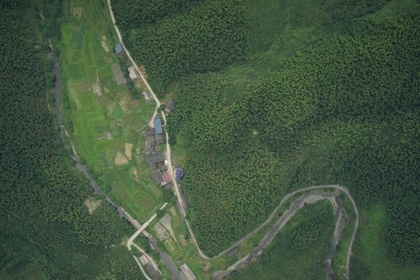
%> input picture pinjie1/DSC00228.JPG, 420 x 280 px, shrunk from 736 x 491 before the run
$ octave run.m   (GNU Octave 9; MATLAB toolbox functions it lacks are replaced by stand-ins)
%> lines starting %> are read from the running program, lines starting %| are printed output that depends on the picture
### pinjie1/genharrisMatches.m
function [m1,m2,number1,number2,number3] = genharrisMatches(imgC,imgL,showid)

im01 = imgC;
im02 = imgL;

% 灰度化
im1 = rgb2gray(im01);
im2 = rgb2gray(im02);

%% （特征点提取）harris角点检测算法
% Harris corner threshold
thresh = 60;
% Non-maximal suppression radius
nonmaxrad = 2;
% Find Harris corners in image1 and image2
[cim1, r1, c1] = harris(im1, 1, thresh, 3);
% figure;imshow(im01);hold on, plot(c1,r1,'r+');title('待匹配图像1')
[cim2, r2, c2] = harris(im2, 1, thresh, 3);
% figure;imshow(im02);hold on, plot(c2,r2,'r+');title('待匹配图像2')

%% （粗匹配）NCC算法
% Window size for correlation matching
% 大一点误匹配少
w = 75;
[m1,m2] = matchbycorrelation(im1, [r1';c1'], im2, [r2';c2'], w);

if showid == 1
    img3 = appendimages(im01,im02);
    figure('Position', [100 100 size(img3,2) size(img3,1)]);
    colormap('gray');
    imagesc(img3);
    hold on;
    cols1 = size(im01,2);
    for i = 1:length(m1);
          line([m1(2,i) m2(2,i)+cols1], ...
              [m1(1,i) m2(1,i)],'color','r','LineWidth',1);
       plot(m1(2,i),m1(1,i),'y+','LineWidth',2);
       plot(m2(2,i)+cols1,m2(1,i) ,'b+','LineWidth',2);
    end
    hold off;
    title('Harris特征点粗匹配 NCC算法结果')
end
% Assemble homogeneous feature coordinates for fitting of the
% fundamental matrix, note that [x,y] corresponds to [col, row]
x1 = [m1(2,:); m1(1,:)];
x2 = [m2(2,:); m2(1,:)];
m1 = x1';
m2 = x2';

%% 返回特征点个数
number1 = size(r1,1);
number2 = size(r2,1);
number3 = size(m1,1);

### pinjie1/harris/harris.m
function [cim, r, c] = harris(im, sigma, thresh, radius, disp)

    error(nargchk(2,5,nargin));
    if nargin == 4
	disp = 0;
    end

    if ~isa(im,'double')
	im = double(im);
    end

    subpixel = nargout == 5;

    % Compute derivatives and elements of the structure tensor.
    [Ix, Iy] = derivative5(im, 'x', 'y');
    Ix2 = gaussfilt(Ix.^2,  sigma);
    Iy2 = gaussfilt(Iy.^2,  sigma);
    Ixy = gaussfilt(Ix.*Iy, sigma);

    % Compute the Harris corner measure. Note that there are two measures
    % that can be calculated.  I prefer the first one below as given by
    % Nobel in her thesis (reference above).  The second one (commented out)
    % requires setting a parameter, it is commonly suggested that k=0.04 - I
    % find this a bit arbitrary and unsatisfactory.

   % cim = (Ix2.*Iy2 - Ixy.^2)./(Ix2 + Iy2 + eps); % My preferred  measure.
    k = 0.04;
   cim = (Ix2.*Iy2 - Ixy.^2) - k*(Ix2 + Iy2).^2; % Original Harris measure.

    if nargin > 2   % We should perform nonmaximal suppression and threshold

	if disp  % Call nonmaxsuppts to so that image is displayed
	    if subpixel
		[r,c,rsubp,csubp] = nonmaxsuppts(cim, radius, thresh, im);
	    else
		[r,c] = nonmaxsuppts(cim, radius, thresh, im);
	    end
	else     % Just do the nonmaximal suppression
	    if subpixel
		[r,c,rsubp,csubp] = nonmaxsuppts(cim, radius, thresh);
	    else
		[r,c] = nonmaxsuppts(cim, radius, thresh);
	    end
	end
    end

### pinjie1/DoStitch.m
function [result,numberpoints,rumtime] = DoStitch(imgC,imgL,imgR,method,showid)
   numberpoints = [];
   rumtime = [];
   if method == 1
        %% 提取sift特征点，得到粗匹配结果
        tic
        [xCL,xL,number1,number2,number3] = genSIFTMatches(imgC,imgL,showid);
         % [xCL,xL,number1,number2,number3]  = siftMatch(imgC, imgL);
        timetemp = toc
        rumtime = [rumtime timetemp];
        numberpoints = [numberpoints;number1,number2,number3];
        tic
        [xCR,xR,number1,number2,number3] = genSIFTMatches(imgC,imgR,showid);
         %   [xCR,xR,number1,number2,number3] = siftMatch(imgC, imgR);
        timetemp = toc
        rumtime = [rumtime timetemp];
        numberpoints = [numberpoints;number1,number2,number3];
   else
        tic
        [xCL,xL,number1,number2,number3] = genharrisMatches(imgC,imgL,showid);
         % [xCL,xL,number1,number2,number3]  = siftMatch(imgC, imgL);
        timetemp = toc
        rumtime = [rumtime timetemp];
        numberpoints = [numberpoints;number1,number2,number3];
        tic
        [xCR,xR,number1,number2,number3] = genharrisMatches(imgC,imgR,showid);
         %   [xCR,xR,number1,number2,number3] = siftMatch(imgC, imgR);
        timetemp = toc
        rumtime = [rumtime timetemp];
        numberpoints = [numberpoints;number1,number2,number3];
   end

    %%  ransac剔除外点，并计算homography矩阵
    % 计算左边图相对中间图的homography矩阵
    [innerID,H_LC] = runRANSAC(xL, xCL);
    if showid == 1
        % 显示匹配结果
        allimg = appendimages(imgC,imgL);
        figure;imshow(allimg);hold on
        plot(xCL(innerID,1),xCL(innerID,2),'y+','LineWidth',2);
        plot(xL(innerID,1)+ size(imgL,2),xL(innerID,2)  ,'b+','LineWidth',2);
        for i = 1:size(innerID,1)
           line([xCL(innerID(i),1),xL(innerID(i),1)+ size(imgC,2)],[xCL(innerID(i),2) xL(innerID(i),2)],'color','r','LineWidth',1);
        end
        title('Ransac剔除外点后结果')
    end
    % 计算右边图相对中间图的homography矩阵
    [innerID,H_RC] = runRANSAC(xR, xCR);
    if showid == 1
       % 显示匹配结果
        allimg = appendimages(imgC,imgR);
        figure;imshow(allimg);hold on
        plot(xCR(innerID,1),xCR(innerID,2),'y+','LineWidth',2);
        plot(xR(innerID,1)+ size(imgR,2),xR(innerID,2)  ,'b+','LineWidth',2);
        for i = 1:size(innerID,1)
           line([xCR(innerID(i),1),xR(innerID(i),1)+ size(imgC,2)],[xCR(innerID(i),2) xR(innerID(i),2)],'color','r','LineWidth',1);
        end
        title('Ransac剔除外点后结果')
    end
    % 计算新的图像边界
    %M is y, N is x
    [ML, NL, ~] = size(imgL);
    [MR, NR, ~] = size(imgR);
    Left_bounds = [1,1;NL,1;NL,ML;1,ML];
    Right_bounds = [1,1;NR,1;NR,MR;1,MR];
    Lref_bounds = applyHomography(H_LC,Left_bounds);
    Rref_bounds = applyHomography(H_RC,Right_bounds);
    % 防止异常点边界
    Loffset_x = round(min(Lref_bounds(:,1)));
    Loffset_yn = round(min(Lref_bounds(:,2)));
    Loffset_yp = round(max(Lref_bounds(:,2)));

    Roffset_x = round(max(Rref_bounds(:,1)));
    Roffset_yn = round(min(Rref_bounds(:,2)));
    Roffset_yp = round(max(Rref_bounds(:,2)));

    offset_yn = min(Loffset_yn,Roffset_yn);
    offset_yp = max(Loffset_yp,Roffset_yp);
   %% 获得最后的扩展图像
    img_ref = imgC;
    %append offset_x zeros to the left reference image
    if (Loffset_x < 0)
        img_ref = [zeros(size(imgC,1), -Loffset_x, 3) img_ref];
    end
    if (Roffset_x > size(imgC,2))
        img_ref = [img_ref, zeros(size(imgC,1), Roffset_x-size(imgC,2), 3) ];
    end
    %append offset_yn amount of zeros to the top of reference image
    if (offset_yn < 0 )
        img_ref= [zeros(-offset_yn, size(img_ref,2), 3); img_ref];
    end
    %append offset_yp amount of zeros to the bottom of reference image
    if (offset_yp > size(imgC,1))
        img_ref= [img_ref;zeros(offset_yp-size(imgC,1), size(img_ref,2), 3)];
    end

    %% 计算相对新的参考图像 img_ref 和 imgL,imgR 之间的单应性矩阵
    if method == 1
        [xrefL,xL] = genSIFTMatches(img_ref,imgL,0);
        [xrefR,xR] = genSIFTMatches(img_ref,imgR,0);
    %     [xrefL,xL] = siftMatch(img_ref, imgL);
    %     [xrefR,xR] = siftMatch(img_ref, imgR);
    else
        [xrefL,xL] = genharrisMatches(img_ref,imgL,0);
        [xrefR,xR] = genharrisMatches(img_ref,imgR,0);
    end
    % 计算左边图相对中间图的homography矩阵
    [~,H_Lref] = runRANSAC(xL, xrefL);
    % 计算右边图相对中间图的homography矩阵
    [~,H_Rref] = runRANSAC(xR, xrefR);
    % 新土豆尺寸
    dest_wh = [size(img_ref, 2), size(img_ref, 1)];
    % 变换左图
    [maskL, left_img]=backwardWarpImg(im2single(imgL),inv(H_Lref),dest_wh);
    maskL(isnan(maskL))=0;
    % 变换右图
    [maskR, right_img]=backwardWarpImg(im2single(imgR),inv(H_Rref),dest_wh);
    maskR(isnan(maskR))=0;

    % 原中间图的mask位置
    maskC = ones(size(imgC(:,:,1)));
    if (Loffset_x < 0)
        maskC = [zeros(size(imgC,1), -Loffset_x) maskC];
    end
    if (Roffset_x > size(imgC,2))
        maskC = [maskC, zeros(size(imgC,1), Roffset_x-size(imgC,2))];
    end
    if (offset_yn < 0)
        maskC = [zeros(-offset_yn, size(maskC,2)); maskC];
    end
    if (offset_yp > size(imgC,1) )
        maskC= [maskC;zeros(offset_yp-size(imgC,1), size(maskC,2))];
    end

    %% 依次加权融合图像
    maskCL = maskC + maskL;
    maskCL (maskCL > 0) = 1;
    maskCL(isnan(maskCL))=0;
    result1 = blendImagePair(left_img, maskL, img_ref, maskC,'blend');
    result1 (isnan(result1))=0;
    result = blendImagePair(right_img, maskR, result1, maskCL,'blend');
    result (isnan(result))=0;
end

### pinjie1/run.m
clc;
clear;
close all;
addpath('harris')
addpath('sift')


% % 按照顺序读取5副图像 中间 一前一后
imgc  = imread('DSC00228.JPG');
%> imgc is the input picture: size 280x420x3 uint8; mean R, G, B 67.1, 86.6, 64.4
imgl1 =  imread('DSC00226.JPG');
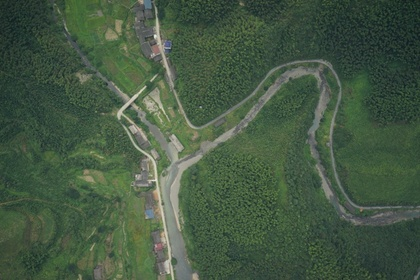
%> input picture pinjie1/DSC00226.JPG, 420 x 280 px, shrunk from 736 x 491 before the run
%> imgl1 is the input picture: size 280x420x3 uint8; mean R, G, B 68.8, 88.5, 67.3
imgr1 = imread('DSC00230.JPG');
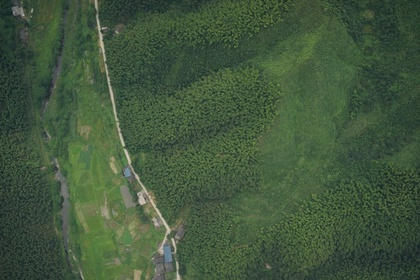
%> input picture pinjie1/DSC00230.JPG, 420 x 280 px, shrunk from 736 x 491 before the run
%> imgr1 is the input picture: size 280x420x3 uint8; mean R, G, B 66.2, 87.2, 61.5
imgl2 = imread('DSC00224.JPG');
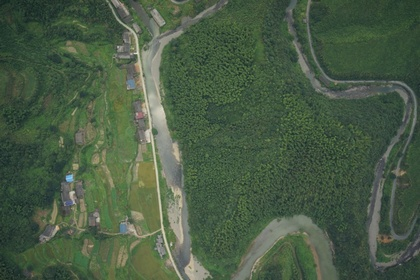
%> input picture pinjie1/DSC00224.JPG, 420 x 280 px, shrunk from 736 x 491 before the run
%> imgl2 is the input picture: size 280x420x3 uint8; mean R, G, B 73.7, 91.7, 69.6
imgr2 = imread('DSC00232.JPG');
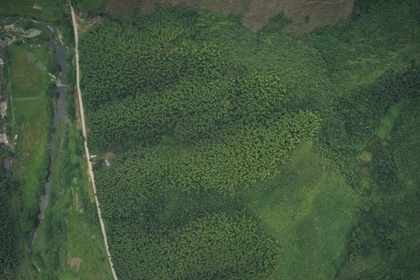
%> input picture pinjie1/DSC00232.JPG, 420 x 280 px, shrunk from 736 x 491 before the run
%> imgr2 is the input picture: size 280x420x3 uint8; mean R, G, B 66.2, 86.7, 61.3

% % 选择方法，1为sift 2为 Harris
method = 1;

% [24 lines of commented-out code are left out]
method = 2;

% % harris 拼接
harris_numberpoints = [];
harris_rumtime = [];
% 3 副图像
[harris_img123,numberpoints1,rumtime1]= DoStitch(imgc,imgl1,imgr1,method,1);
%> in genharrisMatches, `im1 = rgb2gray(im01);`:
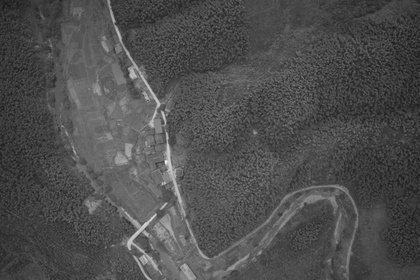
%> im1: size 280x420 uint8; min 25, max 246, mean 78.2
%> in genharrisMatches, `im2 = rgb2gray(im02);`:
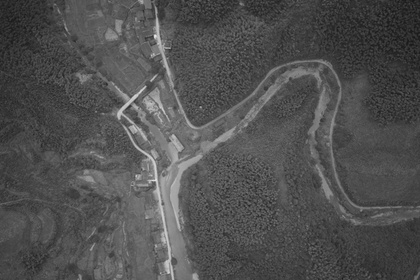
%> im2: size 280x420 uint8; min 22, max 233, mean 80.2
%> the run ends on the next line
